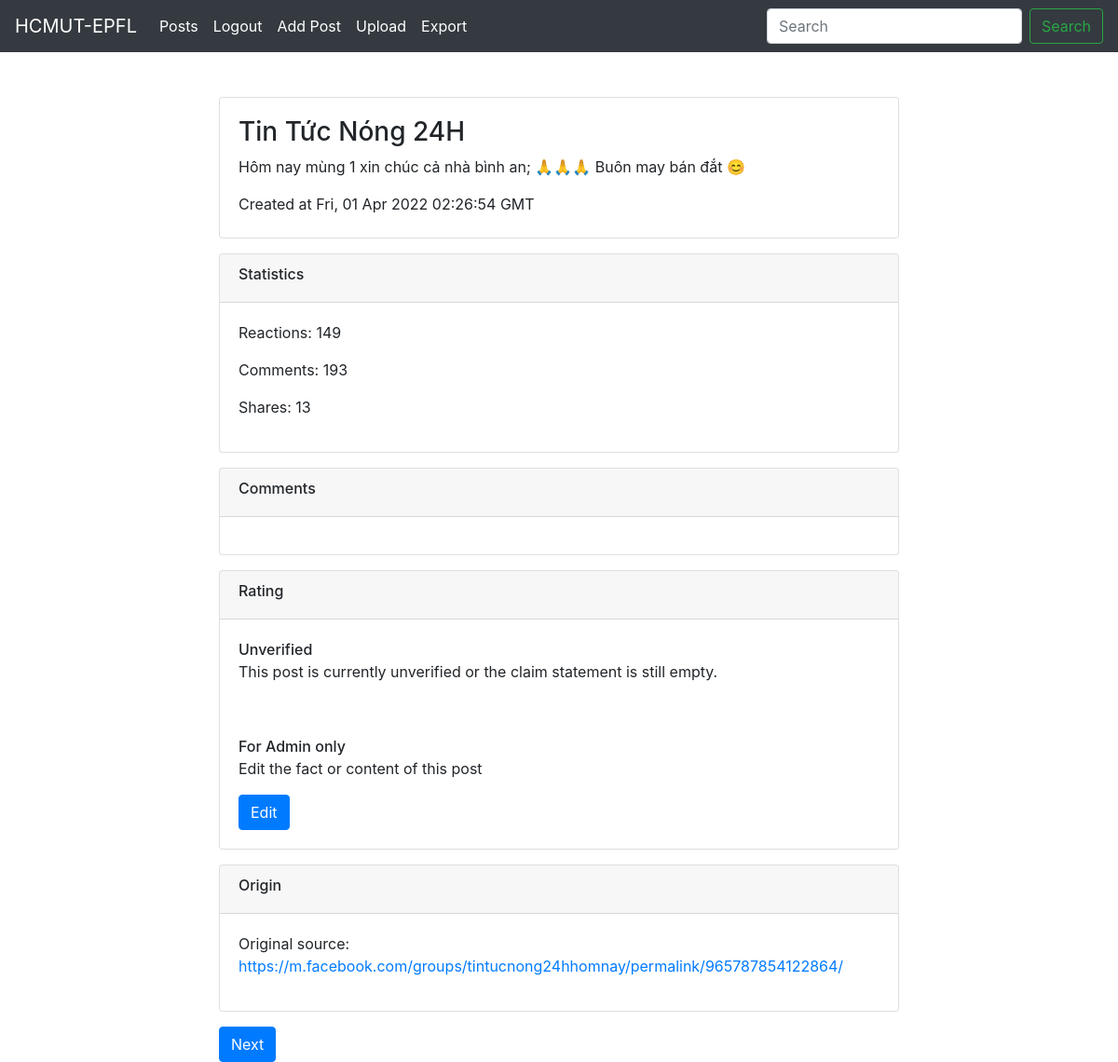
The app's page /news/1 (signed in) with its own data.
### src/model/post.py (models this page shows, shortened)
class Post(db.Model):
    id = db.Column(db.Integer, primary_key=True)
    time = db.Column(db.Text)
    text = db.Column(db.Text)
    shortened_text = db.Column(db.Text)
    url = db.Column(db.String(140))
    comments_count = db.Column(db.Integer)
    reactions_count = db.Column(db.Integer)
    shares_count = db.Column(db.Integer)
    comments = db.Column(db.Text)
    group_name = db.Column(db.Text)
    medical_news = db.Column(db.Boolean)
    true_news = db.Column(db.Boolean)
    claim_info = db.Column(db.Text)

### src/posts/blueprint.py (the view)
@posts.route('/<id>')
def post_detail(id):
    q = request.args.get('q')
    print("q:",q)
    if q:
        full_url = url_for('posts.posts_list', **request.args)
        return redirect(full_url)
    post = Post.query.filter(Post.id==id).first_or_404()
    return render_template('html/post_detail.html', post=post)

### src/templates/html/post_detail.html (shortened to what this page needs)
{% extends 'base.html' %}
{% block content %}
<div class="col-8 mx-auto">
   <div class="wp-block-snopes-fact-check-claim card mb-3 header">
      <div class="claim-text card-body pb-0">
         <h3 class="title">
            {{post.group_name}}
         </h3>
         <p class="subtitle">
            {{post.text}}
         </p>
         <span class="published-date">Created at {{post.time}}</span>
         <br>
         <br>
      </div>
   </div>
   <div class="wp-block-snopes-fact-check-claim card mb-3">
      <div class="card-header">
         <h3 class="h6">Statistics</h3>
      </div>
      <div class="claim-text card-body">
         <p>Reactions: {{post.reactions_count}}</p>
         <p>Comments: {{post.comments_count}}</p>
         <p>Shares: {{post.shares_count}}</p>
      </div>
   </div>
   <div class="wp-block-snopes-fact-check-claim card mb-3">
      <div class="card-header">
         <h3 class="h6">Comments</h3>
      </div>
      <div class="claim-text card-body">
      </div>
   </div>
   <div
      class="wp-block-snopes-fact-check-rating card mb-3"
      data-component="claim-rating"
      >
      <div class="card-header">
         <h3 class="h6">Rating</h3>
      </div>
      {% if post.claim_info|length>0 %}
      <div class="card-body">
         <div class="media position-relative">
            <div class="avatar-md avatar-lg-large mr-3">
               <figure class="figure w-50 mb-0">
                  <img alt="Mixture" class="figure-image img-responsive img-fluid w-50" height="50px"
                       src="{% if post.true_news %}
                       https://www.pikpng.com/pngl/m/27-278340_download-button-correct-png-clipart.png
                       {% else %}
                       https://esquilo.io/png/thumb/7H0a9WDCxlqzXxs-Wrong-Sign-PNG-File.png
                       {% endif %}"
                       width="50px">
                  </img>
               </figure>
            </div>
            <div class="media-body d-flex flex-column align-self-center">
               <span class="h3 rating-label-mixture">{{post.rating_text}}</span>
            </div>
         </div>
      </div>
      {% if post.true_news %}
      <div class="claim-text card-body">
         <span class="h6 mb-1">What's True</span>
         <p>{{post.claim_info}}</p>
      </div>
      {% endif %}
      {% if not post.true_news %}
      <div class="claim-text card-body">
         <span class="h6 mb-1">What's False</span>
         <p>{{post.claim_info}}</p>
      </div>
      {% endif %}
      <!-- {% if post.ctx_info|length>0%}
      <div class="claim-text card-body">
         <span class="h6 mb-1">Context</span>
         <p>{{post.ctx_info}}</p>
      </div>
      {% endif %} -->
      {%else%}
      <div class="claim-text card-body">
         <span class="h6 mb-1">Unverified</span>
         <p>This post is currently unverified or the claim statement is still empty.</p>
      </div>
      {%endif%}
      {%if current_user.is_authenticated %}
      <div class="card-body">
         <span class="h6 mb-1">For Admin only</span>
         <p>Edit the fact or content of this post</p>
         <form action="{{ url_for('posts.post_update', id=post.id) }}">
            <button class="btn btn-primary">Edit</button>
         </form>
      </div>
      {%endif%}
   </div>
   <div class="wp-block-snopes-fact-check-claim card mb-3">
      <div class="card-header">
         <h3 class="h6">Origin</h3>
      </div>
      <div class="single-body card-body rich-text">
         <p>Original source: <a href={{post.url}}>{{post.url}}</a></p>
      </div>
   </div>
   <form action="{{ url_for('posts.post_detail', id=post.id+1) }}">
      <button class="btn btn-primary">Next</button>
   </form>
</div>
{% endblock %}

### records on screen
Post: group_name "Tin Tức Nóng 24H", text "Hôm nay mùng 1 xin chúc cả nhà bình an; 🙏🙏🙏 Buôn may bán đắt 😊", time "Fri, 01 Apr 2022 02:26:54 GMT", reactions_count "149", comments_count "193", shares_count "13", url "https://m.facebook.com/groups/tintucnong24hhomnay/permalink/965787854122864/"

### other values on screen
{{ title }} "Posts"
